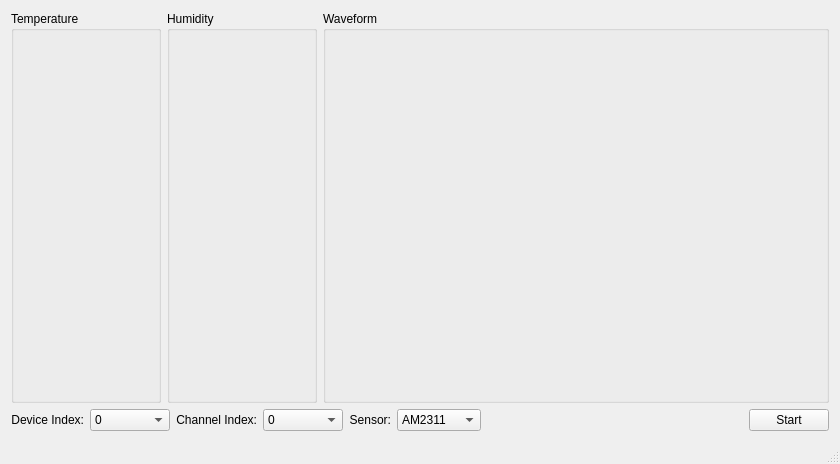
<?xml version="1.0" encoding="UTF-8"?>
<ui version="4.0">
 <class>MainWindow</class>
 <widget class="QMainWindow" name="MainWindow">
  <property name="geometry">
   <rect>
    <x>0</x>
    <y>0</y>
    <width>840</width>
    <height>464</height>
   </rect>
  </property>
  <property name="windowTitle">
   <string>Temperature&amp;Humidity Measure</string>
  </property>
  <widget class="QWidget" name="centralWidget">
   <layout class="QGridLayout" name="gridLayout_3">
    <item row="0" column="0">
     <layout class="QVBoxLayout" name="verticalLayout">
      <item>
       <layout class="QHBoxLayout" name="horizontalLayout_4">
        <item>
         <widget class="QGroupBox" name="temperatureGroupBox">
          <property name="sizePolicy">
           <sizepolicy hsizetype="Fixed" vsizetype="Expanding">
            <horstretch>0</horstretch>
            <verstretch>0</verstretch>
           </sizepolicy>
          </property>
          <property name="minimumSize">
           <size>
            <width>150</width>
            <height>0</height>
           </size>
          </property>
          <property name="maximumSize">
           <size>
            <width>16777215</width>
            <height>16777215</height>
           </size>
          </property>
          <property name="title">
           <string>Temperature</string>
          </property>
          <layout class="QGridLayout" name="gridLayout"/>
         </widget>
        </item>
        <item>
         <widget class="QGroupBox" name="humidityGroupBox">
          <property name="sizePolicy">
           <sizepolicy hsizetype="Fixed" vsizetype="Expanding">
            <horstretch>0</horstretch>
            <verstretch>0</verstretch>
           </sizepolicy>
          </property>
          <property name="minimumSize">
           <size>
            <width>150</width>
            <height>0</height>
           </size>
          </property>
          <property name="maximumSize">
           <size>
            <width>16777215</width>
            <height>16777215</height>
           </size>
          </property>
          <property name="title">
           <string>Humidity</string>
          </property>
          <layout class="QGridLayout" name="gridLayout_2"/>
         </widget>
        </item>
        <item>
         <widget class="QGroupBox" name="groupBox_4">
          <property name="title">
           <string>Waveform</string>
          </property>
          <layout class="QGridLayout" name="gridLayout_4">
           <item row="0" column="0">
            <widget class="QwtPlot" name="qwtPlot">
             <property name="sizePolicy">
              <sizepolicy hsizetype="Expanding" vsizetype="Preferred">
               <horstretch>0</horstretch>
               <verstretch>0</verstretch>
              </sizepolicy>
             </property>
             <property name="minimumSize">
              <size>
               <width>400</width>
               <height>0</height>
              </size>
             </property>
            </widget>
           </item>
          </layout>
         </widget>
        </item>
       </layout>
      </item>
      <item>
       <layout class="QHBoxLayout" name="horizontalLayout_5">
        <item>
         <layout class="QHBoxLayout" name="horizontalLayout">
          <item>
           <widget class="QLabel" name="label">
            <property name="text">
             <string>Device Index:</string>
            </property>
            <property name="alignment">
             <set>Qt::AlignRight|Qt::AlignTrailing|Qt::AlignVCenter</set>
            </property>
           </widget>
          </item>
          <item>
           <widget class="QComboBox" name="deviceIndexComboBox">
            <property name="minimumSize">
             <size>
              <width>80</width>
              <height>0</height>
             </size>
            </property>
            <item>
             <property name="text">
              <string>0</string>
             </property>
            </item>
            <item>
             <property name="text">
              <string>1</string>
             </property>
            </item>
            <item>
             <property name="text">
              <string>2</string>
             </property>
            </item>
            <item>
             <property name="text">
              <string>3</string>
             </property>
            </item>
            <item>
             <property name="text">
              <string>4</string>
             </property>
            </item>
            <item>
             <property name="text">
              <string>5</string>
             </property>
            </item>
            <item>
             <property name="text">
              <string>6</string>
             </property>
            </item>
            <item>
             <property name="text">
              <string>7</string>
             </property>
            </item>
            <item>
             <property name="text">
              <string>8</string>
             </property>
            </item>
            <item>
             <property name="text">
              <string>9</string>
             </property>
            </item>
           </widget>
          </item>
         </layout>
        </item>
        <item>
         <layout class="QHBoxLayout" name="horizontalLayout_2">
          <item>
           <widget class="QLabel" name="label_2">
            <property name="text">
             <string>Channel Index:</string>
            </property>
            <property name="alignment">
             <set>Qt::AlignRight|Qt::AlignTrailing|Qt::AlignVCenter</set>
            </property>
           </widget>
          </item>
          <item>
           <widget class="QComboBox" name="channelIndexComboBox">
            <property name="minimumSize">
             <size>
              <width>80</width>
              <height>0</height>
             </size>
            </property>
            <item>
             <property name="text">
              <string>0</string>
             </property>
            </item>
            <item>
             <property name="text">
              <string>1</string>
             </property>
            </item>
           </widget>
          </item>
         </layout>
        </item>
        <item>
         <layout class="QHBoxLayout" name="horizontalLayout_3">
          <item>
           <widget class="QLabel" name="label_3">
            <property name="text">
             <string>Sensor:</string>
            </property>
            <property name="alignment">
             <set>Qt::AlignRight|Qt::AlignTrailing|Qt::AlignVCenter</set>
            </property>
           </widget>
          </item>
          <item>
           <widget class="QComboBox" name="sensorComboBox">
            <property name="minimumSize">
             <size>
              <width>80</width>
              <height>0</height>
             </size>
            </property>
            <item>
             <property name="text">
              <string>AM2311</string>
             </property>
            </item>
            <item>
             <property name="text">
              <string>AM2321B</string>
             </property>
            </item>
           </widget>
          </item>
         </layout>
        </item>
        <item>
         <spacer name="horizontalSpacer">
          <property name="orientation">
           <enum>Qt::Horizontal</enum>
          </property>
          <property name="sizeHint" stdset="0">
           <size>
            <width>40</width>
            <height>20</height>
           </size>
          </property>
         </spacer>
        </item>
        <item>
         <widget class="QPushButton" name="startPushButton">
          <property name="text">
           <string>Start</string>
          </property>
         </widget>
        </item>
       </layout>
      </item>
     </layout>
    </item>
   </layout>
  </widget>
  <widget class="QMenuBar" name="menuBar">
   <property name="geometry">
    <rect>
     <x>0</x>
     <y>0</y>
     <width>840</width>
     <height>23</height>
    </rect>
   </property>
  </widget>
  <widget class="QStatusBar" name="statusBar"/>
 </widget>
 <layoutdefault spacing="6" margin="11"/>
 <customwidgets>
  <customwidget>
   <class>QwtPlot</class>
   <extends>QFrame</extends>
   <header>qwt_plot.h</header>
   <container>1</container>
  </customwidget>
 </customwidgets>
 <resources/>
 <connections/>
</ui>
